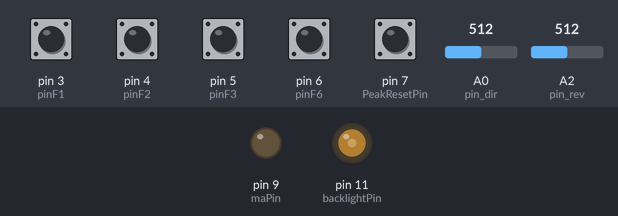
A sketch run on a simulated Arduino Uno, built with avr-gcc and run on an emulated ATmega328P. Shown: output pins drawn as LEDs (lit = HIGH). The inputs (shaded band) are chosen by the test bench; at power-on: pin 3 (pinF1), pin 4 (pinF2), pin 5 (pinF3), pin 6 (pinF6), pin 7 (PeakResetPin) HIGH, A0 (pin_dir) = 512, A2 (pin_rev) = 512.

Above: at 1.2 s.
1.3 s: pin 3 (pinF1) pulled LOW for 0.15 s
Timing chart, 0 to 4.3 s (numbered marks = the images above; inputs shaded):
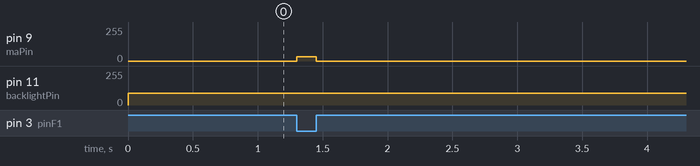

Measured:
- after the input at 1.3 s, pin 9 (maPin): 0/255 → 33/255 at once, → 0/255 0.15 s later

The sketch:

PeP_PWR_SWR_v1.2.ino
```cpp
/*
================================================================================
  PWR/SWR Meter with Peak Envelope Power (PeP) Display
================================================================================

  PURPOSE:
  Arduino-based RF Power and SWR meter that reads Forward and Reflected voltages
  from a directional coupler, calculates power and SWR values, and displays them
  on a classic analog milliammeter.

  INNOVATION:
  Uses PWM output to drive an analog panel meter (milliammeter), providing a
  retro-style analog display for digital measurements. A rotary function switch
  allows the user to select which parameter to display:
    - AVG PWR:  Average RF power
    - PeP PWR:  Peak Envelope Power (maximum power captured)
    - SWR:      Current Standing Wave Ratio
    - PeP SWR:  Peak SWR (maximum SWR captured)

  Peak values (PeP PWR and PeP SWR) are retained until manually reset via a
  push button, enabling capture of transient maximum readings.

  TECHNICAL NOTES:
  - ADC samples Forward (Direct) and Reflected voltages with configurable interval
  - Multiple samples are averaged for noise reduction
  - PWM scaling: Power 0-130W FSD, SWR 1:1 to 10:1 FSD
  - All function inputs use internal pull-up resistors (active LOW)

================================================================================
  Version: 1.2
  What is new: Added PWM for Backlight
================================================================================
*/

//#define DEBUG_SERIAL  // Comment this line to disable Serial debug output

const byte pin_dir = A0;            // ADC pin for Direct voltage
const byte pin_rev = A2;            // ADC pin for Reverse voltage
const byte PeakResetPin = 7;        // Pin for PeakReset button
const byte maPin = 9;               // PWM output pin
const byte backlightPin = 11;       // PWM backlight pin

const byte pinF1 = 3;       // Function pin: AVG PWR (average power)
const byte pinF2 = 4;       // Function pin: PeP PWR (peak envelope power)
const byte pinF3 = 5;       // Function pin: SWR (current standing wave ratio)
const byte pinF6 = 6;       // Function pin: PeP SWR (peak SWR / SWR Max)

volatile float dir_v_averaged = 0;  // Averaged Direct voltage
volatile float rev_v_averaged = 0;  // Averaged Reverse voltage
volatile float peak_v_averaged = 0; // Peak voltage
volatile float swr_v = 0.0;         // Global variable to store the SWR value
volatile float swrMax = 1.0;        // Global variable to store SWR Max (peak SWR)
volatile float PWR = 0;             // global variable to store PWR
volatile float pPWR=0;              // global variable to store Peak Power
float ppPWR = 0;

unsigned long lastButtonPressTime = 0;  // To store the last button press time
const unsigned long debounceDelay = 200; // Debounce delay to avoid multiple triggers

unsigned long lastPrintTime = 0;  // Stores the last print time
const unsigned long printInterval = 500;  // Print every 500ms

float cor_adc = 0.858;                 // correction factor for ADC reference
float pwr_factor = 8;             // to accurate calibrate PWR indicator
float swr_factor = 0;             // to accurate calibrate SWR indicator

const byte num_samples = 3;
const unsigned long adcSamplingInterval = 5;  // ADC sampling interval in ms (0 = no delay, continuous)
unsigned long lastAdcSampleTime = 0;          // Last ADC sample timestamp

const int backlightDutyCycle = 90;  // 30% din 255 (255 * 0.3 ≈ 76.5)


void backlight() {   // put some backlight with PWM
    analogWrite(backlightPin, backlightDutyCycle); // aplică PWM
}


void calculatePWR() {   // calculez puterea avg si puterea peak
        PWR = pwr_factor * dir_v_averaged;
         if (PWR > pPWR) { // If the current PWR exceeds peak_PWR, update peak_PWR
        pPWR = PWR; // Store the highest power value
        ppPWR = pPWR ;  // Corectie pentru overshoot
    }
}

void send_to_mA() {
                            float selectedValue = 0;
                            int pwmValue = 0;  // Initialize pwmValue before using it

                            if (digitalRead(pinF1) == LOW) {
                                selectedValue = PWR;  // Send Power meter value
                            }
                            else if (digitalRead(pinF2) == LOW) {

                                selectedValue = pPWR;  // Send Peak Power

                            }
                            else if (digitalRead(pinF3) == LOW) {
                                selectedValue = swr_v;  // Send SWR
                            }
                            else if (digitalRead(pinF6) == LOW) {
                                selectedValue = swrMax;  // Send SWR Max
                            }
                            else {
                                selectedValue = 0;  // Default case (no pin grounded)
                            }

                            // Convert selected value to PWM (0-255)
                            if (selectedValue == swr_v || selectedValue == swrMax) {
                                pwmValue = ((selectedValue - 1) / 9.0) * 255;

                                //pwmValue = (selectedValue / 10.0) * 255;  // SWR has a different scaling
                            } else {
                                pwmValue = (selectedValue / 130.0) * 255;  // Power scaling
                            }

                            pwmValue = constrain(pwmValue, 0, 255);  // Ensure PWM is within valid range

                            // Output PWM signal
                            analogWrite(maPin, pwmValue);
}


// Function to calculate SWR
void calculateSWR() {
     //     if (dir_v_averaged == 0) {
     //         swr_v = 0.0;  // Handle case when dir_v_averaged is zero/ Cand nu exista semnal la borna, indica 0. SWR minim este 1 iar cand apare inseamna ca avem RF la borna

     //         return;
     //             }
          if (rev_v_averaged < 0.05) {
              swr_v = 1;  // Handle case when rev_v_averaged is noise or zero
              return;
                  }

     // Ensure dir_v_averaged > rev_v_averaged before calculation
    if (rev_v_averaged >= dir_v_averaged) {
        swr_v = INFINITY;  // Perfect reflection scenario (open/short)
        return;
    }

    // Calculate SWR using the proper formula
    float ratio = rev_v_averaged / dir_v_averaged;
    swr_v =  (1 + ratio) / (1 - ratio);

    // Track SWR Max (similar to PeP)
    if (swr_v > swrMax && swr_v != INFINITY) {
        swrMax = swr_v;
    }
}


void readAndAverage() {
                    // Check if enough time has passed since last ADC sample
                    if (adcSamplingInterval > 0) {
                        unsigned long currentTime = millis();
                        if (currentTime - lastAdcSampleTime < adcSamplingInterval) {
                            return;  // Skip sampling if interval not reached
                        }
                        lastAdcSampleTime = currentTime;
                    }

                    int dir_sum = 0, rev_sum = 0;

                    for (int i = 0; i < num_samples; i++) {
                        dir_sum += analogRead(pin_dir);
                        rev_sum += analogRead(pin_rev);
                    }

                    // Compute the averaged ADC values and convert to voltage
                    dir_v_averaged = cor_adc* (dir_sum / float(num_samples)) * (5 / 1023.0);
                    rev_v_averaged = cor_adc* (rev_sum / float(num_samples)) * (5 / 1023.0);
}


void handlePeakReset() {
          if (digitalRead(PeakResetPin) == LOW) {
              unsigned long currentTime = millis();

              if (currentTime - lastButtonPressTime > debounceDelay) {
                  pPWR  = 0;  // Reset the peak voltage
                  swrMax = 1.0;  // Reset SWR Max to minimum value
                  lastButtonPressTime = currentTime;  // Update the last press time
              }
          }
}


void setup() {
          #ifdef DEBUG_SERIAL
          Serial.begin(115200);
          #endif
          pinMode(PeakResetPin, INPUT_PULLUP);  // Set the PeakReset button pin as input with pull-up resistor

          pinMode(pinF1, INPUT_PULLUP);
          pinMode(pinF2, INPUT_PULLUP);
          pinMode(pinF3, INPUT_PULLUP);
          pinMode(pinF6, INPUT_PULLUP);
          pinMode(backlightPin, OUTPUT);

}

void loop() {
          readAndAverage();
          handlePeakReset();  // Check if the button is pressed to reset the peak voltage
          calculatePWR();
          calculateSWR();  // Calculate and update SWR
          send_to_mA();  // Send PWM signal proportional to peak_v_averaged
          backlight();
          #ifdef DEBUG_SERIAL;
          serialDebug();
          #endif
}


#ifdef DEBUG_SERIAL
void serialDebug() {
          if (millis() - lastPrintTime >= printInterval) {
              lastPrintTime = millis();
              Serial.print("  DirV: ");
              Serial.print(dir_v_averaged, 3);
              Serial.print("   RevV: ");
              Serial.print(rev_v_averaged, 3);
              Serial.print("   SWR: ");
              Serial.print(swr_v, 2);
              Serial.print("   swrMax: ");
              Serial.print(swrMax, 2);
              Serial.print("   PWR: ");
              Serial.print(PWR, 1);
              Serial.print("   pPWR: ");
              Serial.println(pPWR, 1);
          }
}
#endif
```
